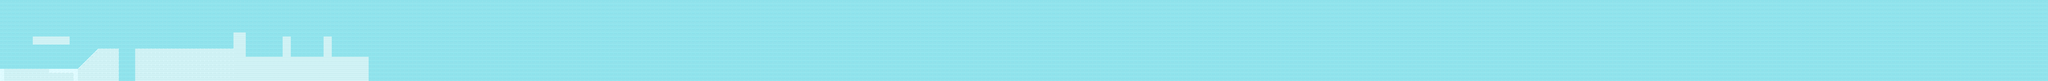

Tiled map render using the project's own tile images. Description and the map definition, with tile-layer contents summarised, below:
An orthogonal 500x20 tile map with 32x32 px tiles, 2 tile layers (PatronesFondo, PatronesTerreno) and 10 objects.

<map version="1.0" orientation="orthogonal" renderorder="right-down" width="500" height="20" tilewidth="32" tileheight="32" nextobjectid="31">
 <tileset firstgid="1" name="tiles32" tilewidth="32" tileheight="32" tilecount="98" columns="14">
  <image source="tiles32.png" width="448" height="224" />
 </tileset>
 <layer name="PatronesFondo" width="500" height="20">
  <data>[10000 cells, 10000 non-empty, 2 distinct tile ids]</data>
 </layer>
 <layer name="PatronesTerreno" width="500" height="20">
  <data>[10000 cells, 337 non-empty, 5 distinct tile ids]</data>
 </layer>
 <objectgroup name="Suelos">
  <object id="1" x="236" y="546.667">
   <polyline points="0,0 370.667,0 532,-162.667 692,-165.333 692,94.6667" />
  </object>
  <object id="2" x="1056" y="640">
   <polyline points="0,0 0,-256 769.333,-257.333 766.667,-4" />
  </object>
  <object id="3" x="233.333" y="546.667">
   <polyline points="0,0 -233.333,0" />
  </object>
  <object id="16" x="1826.67" y="384">
   <polyline points="0,0 -2.66667,-129.333 96,-130.667 96,60 378.667,61.3333 378.667,-97.3333 444,-97.3333 446.667,61.3333 702.667,62.6667 702.667,-98.6667 769.333,-100 769.333,62.6667 1053.33,61.3333 1053.33,260" />
  </object>
  <object id="23" x="255" y="289">
   <polyline points="0,0 -1,62 287,64 291,-2 2,-3" />
  </object>
 </objectgroup>
 <objectgroup name="Monedas" visible="0">
  <object id="4" x="344" y="325.333" />
  <object id="5" x="586.667" y="389.333" />
  <object id="6" x="788" y="298.667" />
  <object id="7" x="1076" y="297.333" />
 </objectgroup>
 <objectgroup name="Enemigos">
  <object id="30" x="561" y="464" />
 </objectgroup>
</map>
